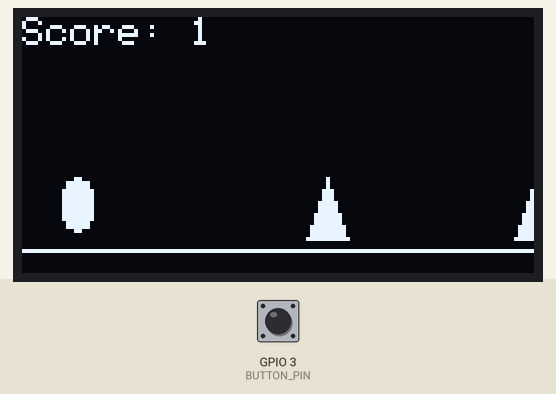
Recording of a sketch running on a simulated ESP32-C3. Shown: 128×64 one-colour display. Inputs (shaded band) come from the test bench; at power-on: GPIO 3 (BUTTON_PIN) HIGH. Random numbers use the default seed unless the sketch sets one; EEPROM starts erased.

Above: at 1.2 s.
1.3 s: GPIO 3 (BUTTON_PIN) pulled LOW for 1 s
At 1.73 s:
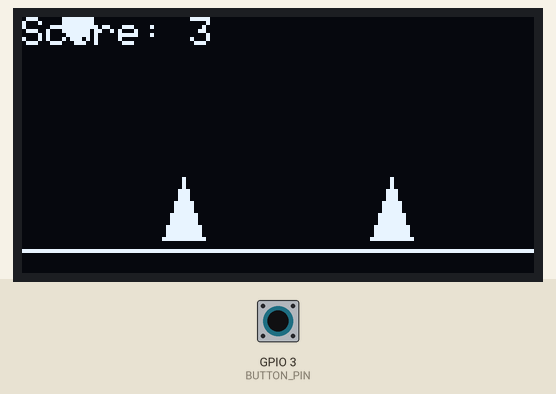
5.3 s: GPIO 3 (BUTTON_PIN) pulled LOW for 0.15 s
At 5.63 s:
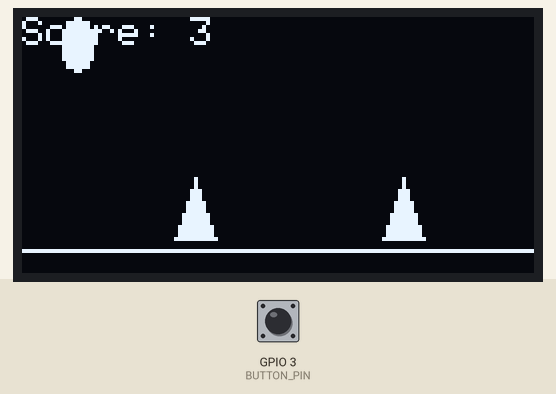
7.2 s: GPIO 3 (BUTTON_PIN) pulled LOW for 0.15 s
At 9.69 s:
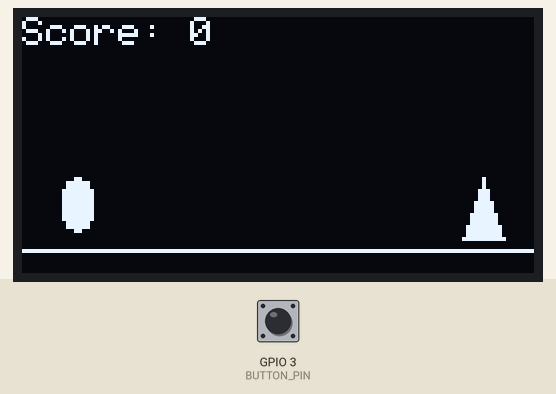
10.3 s: GPIO 3 (BUTTON_PIN) pulled LOW for 1 s
At 10.59 s:
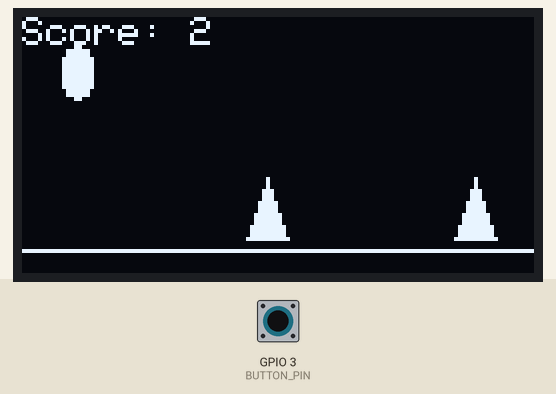
Timing chart, 0 to 13.3 s (numbered marks = the images above; inputs shaded):
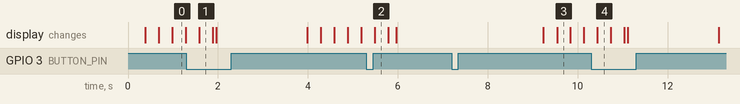

The sketch:

Spike_game_esp32_C3.ino
```cpp
#include <Wire.h>
#include <Adafruit_GFX.h>
#include <Adafruit_SSD1306.h>
#include <EEPROM.h>

#define BUTTON_PIN 3

bool rectCollision(int x1, int y1, int w1, int h1, int x2, int y2, int w2, int h2) {
  return !(x1 + w1 < x2 || x1 > x2 + w2 || y1 + h1 < y2 || y1 > y2 + h2);
}

bool isJumping = false;
bool gameOver = false;
int dinoY = 40;
int velocity = 0;
const int gravity = 2;
const int groundY = 40;


float cactusX1 = 128.0;
float cactusX2 = 180.0;
float gameSpeed = 3.0;

unsigned long lastSpeedIncrease = 0;
unsigned long lastFrame = 0;
unsigned long score = 0;
unsigned long highScore = 0;

bool buttonPressed = false;

// OLED-display (128x64)
Adafruit_SSD1306 display(128, 64, &Wire, -1);

void setup() {
  Wire.begin(8, 9);

  pinMode(BUTTON_PIN, INPUT_PULLUP);

  if (!display.begin(SSD1306_SWITCHCAPVCC, 0x3C)) {
    while (1);
  }

  display.clearDisplay();
  display.display();
  randomSeed(analogRead(0));

  EEPROM.begin(8);
  EEPROM.get(0, highScore);
  if (highScore > 99999) highScore = 0;
}

void loop() {
  unsigned long currentTime = millis();
  if (currentTime - lastFrame < 50) return;
  lastFrame = currentTime;

  int buttonState = digitalRead(BUTTON_PIN);

  // Game over
  if (gameOver) {
    if (buttonState == HIGH && !buttonPressed) {
      buttonPressed = true;
    }

    if (buttonState == LOW && buttonPressed) {
      buttonPressed = false;
      delay(2000);
      resetGame();
    }
    return;
  }

  // Jump
  if (buttonState == LOW && !buttonPressed && dinoY == groundY) {
    buttonPressed = true;
    isJumping = true;
    velocity = -13;
  }
  if (buttonState == HIGH) {
    buttonPressed = false;
  }

  // Physics
  if (isJumping) {
    dinoY += velocity;
    velocity += gravity;
    if (dinoY >= groundY) {
      dinoY = groundY;
      isJumping = false;
    }
  }

  // Moving spikes
  cactusX1 -= gameSpeed;
  cactusX2 -= gameSpeed;

  if (cactusX1 < -10) {
    cactusX1 = 128 + random(10, 40);
  }

  if (cactusX2 < -10) {
    cactusX2 = 128 + random(10, 40);
  }


  if (currentTime - lastSpeedIncrease > 2000) {
    gameSpeed += 0.2;
    lastSpeedIncrease = currentTime;
  }

  // Score
  score++;

  // Display
  display.clearDisplay();
  display.fillRoundRect(10, dinoY, 8, 14, 4, SSD1306_WHITE);
  display.fillTriangle((int)cactusX1, groundY + 15, (int)cactusX1 + 5, groundY, (int)cactusX1 + 10, groundY + 15, SSD1306_WHITE);
  display.fillTriangle((int)cactusX2, groundY + 15, (int)cactusX2 + 5, groundY, (int)cactusX2 + 10, groundY + 15, SSD1306_WHITE);
  display.drawLine(0, 58, 128, 58, SSD1306_WHITE);
  display.setTextSize(1);
  display.setTextColor(SSD1306_WHITE);
  display.setCursor(0, 0);
  display.print("Score: ");
  display.print(score / 10);
  display.display();

  // COLLISION DETECTION
  bool hitCactus1 = rectCollision(10, dinoY, 8, 14, (int)cactusX1, groundY, 10, 15);
  bool hitCactus2 = rectCollision(10, dinoY, 8, 14, (int)cactusX2, groundY, 10, 15);

  if (hitCactus1 || hitCactus2) {
    gameOver = true;

    // High score Save
    if (score > highScore) {
      highScore = score;
      EEPROM.put(0, highScore);
      EEPROM.commit();
    }

    //Game Over
    display.clearDisplay();
    display.setTextSize(1);
    display.setCursor(43, 0);
    display.print("Score:");
    display.print(score / 10);
    display.setCursor(26, 40);
    display.print("High Score:");
    display.print(highScore / 10);
    display.setTextSize(2);
    display.setCursor(12, 15);
    display.print("Game Over");
    display.setTextSize(1);
    display.setCursor(15, 55);
    display.print("Press to restart");
    display.display();
  }
}

void resetGame() {
  isJumping = false;
  dinoY = groundY;
  velocity = 0;
  cactusX1 = 128.0;
  cactusX2 = 180.0;
  gameSpeed = 3.0;
  score = 0;
  gameOver = false;
  lastSpeedIncrease = millis();
  lastFrame = millis();
  display.clearDisplay();
  display.display();
}
```

Measured:
- after the input at 7.2 s, the display: first changes after 2.0 s (image 3 shows a later state)
